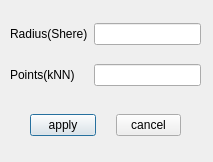
<?xml version="1.0" encoding="UTF-8"?>
<ui version="4.0">
 <class>DialogPointCloudRadiusFilter</class>
 <widget class="QDialog" name="DialogPointCloudRadiusFilter">
  <property name="geometry">
   <rect>
    <x>0</x>
    <y>0</y>
    <width>213</width>
    <height>162</height>
   </rect>
  </property>
  <property name="windowTitle">
   <string>Radius Filter</string>
  </property>
  <widget class="QWidget" name="gridLayoutWidget">
   <property name="geometry">
    <rect>
     <x>10</x>
     <y>10</y>
     <width>191</width>
     <height>91</height>
    </rect>
   </property>
   <layout class="QGridLayout" name="gridLayout">
    <item row="0" column="0">
     <widget class="QLabel" name="label2">
      <property name="text">
       <string>Radius(Shere)</string>
      </property>
     </widget>
    </item>
    <item row="2" column="0">
     <widget class="QLabel" name="label">
      <property name="text">
       <string>Points(kNN)</string>
      </property>
     </widget>
    </item>
    <item row="0" column="1">
     <widget class="QLineEdit" name="lineEdit_radiusFilter_radius"/>
    </item>
    <item row="2" column="1">
     <widget class="QLineEdit" name="lineEdit_radiusFilter_numberpoint"/>
    </item>
   </layout>
  </widget>
  <widget class="QWidget" name="horizontalLayoutWidget">
   <property name="geometry">
    <rect>
     <x>10</x>
     <y>100</y>
     <width>191</width>
     <height>51</height>
    </rect>
   </property>
   <layout class="QHBoxLayout" name="horizontalLayout">
    <property name="spacing">
     <number>20</number>
    </property>
    <property name="leftMargin">
     <number>20</number>
    </property>
    <property name="rightMargin">
     <number>20</number>
    </property>
    <property name="bottomMargin">
     <number>0</number>
    </property>
    <item>
     <widget class="QPushButton" name="applyButton">
      <property name="text">
       <string>apply</string>
      </property>
     </widget>
    </item>
    <item>
     <widget class="QPushButton" name="cancelButton">
      <property name="text">
       <string>cancel</string>
      </property>
     </widget>
    </item>
   </layout>
  </widget>
 </widget>
 <resources/>
 <connections/>
</ui>
